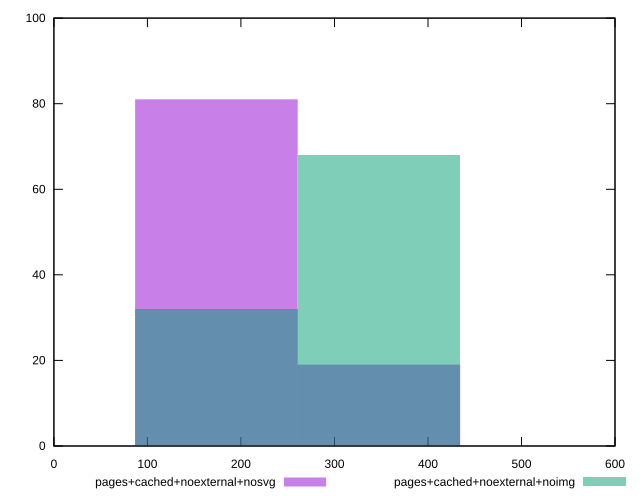

The script that saved this image:
reset
set terminal svg size 640, 500
set output "reprap/uses-http2/comparison/histogram/7_vs_8.svg"

$pagesCachedNoexternalNosvg <<EOF
173.74737000869968 81
347.49474001739935 19
EOF

$pagesCachedNoexternalNoimg <<EOF
347.49474001739935 68
173.74737000869968 32
EOF

set key outside below
set boxwidth 173.74737000869968
set yrange [0:100]
set style fill transparent solid 0.5 noborder

plot \
  $pagesCachedNoexternalNosvg title "pages+cached+noexternal+nosvg" with boxes, \
  $pagesCachedNoexternalNoimg title "pages+cached+noexternal+noimg" with boxes, \


reset
